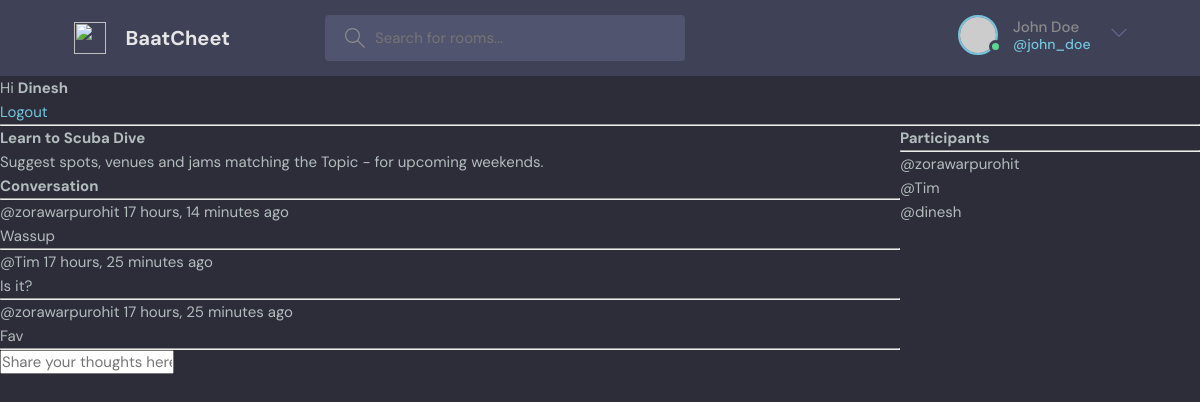
The app's page /room/14/ (signed in) with its own data.
### base/models.py (models this page shows, shortened)
class Room(models.Model):
    host = models.ForeignKey(User, on_delete=models.SET_NULL, null=True)
    topic = models.ForeignKey(Topic, on_delete=models.SET_NULL, null=True)
    name = models.CharField(max_length=200)
    description = models.TextField(null=True, blank=True)
    participants = models.ManyToManyField(User, related_name='participants', blank = True)
    updated = models.DateTimeField(auto_now=True)
    created = models.DateTimeField(auto_now_add=True)
    class Meta:
        ordering = ['-updated', '-created']

class Message(models.Model):
    user = models.ForeignKey(User, on_delete=models.CASCADE)
    room = models.ForeignKey(Room, on_delete=models.CASCADE)
    body = models.TextField()
    updated = models.DateTimeField(auto_now=True)
    created = models.DateTimeField(auto_now_add=True)
    class Meta:
        ordering = ['-updated', '-created']

### base/views.py (the view, shortened to what this page needs)
# urls.py: path('room/<str:id>/', views.room, name="room"),
def room(request, id):
    room = Room.objects.get(id=id)
    room_messages = room.message_set.all()
    participants = room.participants.all()
    room_data = {'room': room, 'room_messages': room_messages, 'participants':participants}
    return render(request, 'base/room.html', room_data)

### base/templates/base/room.html (shortened to what this page needs)
{% extends 'main.html' %}
{% block content %}
<div class="room-container">
   <div>
      <h1>
         {{room.name}}
      </h1>
      <p>{{room.description}}</p>
      <div class ="comment-wrapper">
         <h3>Conversation</h3>
         <hr>
         {%for message in room_messages %}
            <div>
               <small>@{{message.user}} {{message.created | timesince }} ago </small>
               <p>{{message.body}}</p>
               <hr>
            </div>
         {% endfor %}
      </div>
      {% if request.user.is_authenticated %}
      <div class="comment-form">
         <form method="POST" action="">
            <input type="text" name="body" placeholder="Share your thoughts here .." />
         </form>
      </div>
      {% endif %}
   </div>
   <div>
      <h3>Participants</h3>
      <hr>
      {% for user in participants %}
         <div>
            <p>@{{user.username}}</p>
         </div>
      {% endfor %}
   </div>
</div>
{% endblock  %}

### templates/navigation.html (shortened to what this page needs)
<header class="header header--loggedIn">
    <div class="container">
      <a href="{% url 'home' %}" class="header__logo">
        <img src="assets/logo.svg" />
        <h1>BaatCheet</h1>
      </a>
      <form class="header__search" method="GET" action="{% url 'home' %}">
        <label>
          <input name="q" placeholder="Search for rooms..." />
        </label>
      </form>
      <nav class="header__menu">
        <div class="header__user">
          <a href="profile.html">
            <div class="avatar avatar--medium active">
              <img src="https://randomuser.me/api/portraits/men/37.jpg" />
            </div>
            <p>John Doe <span>@john_doe</span></p>
          </a>
          <button class="dropdown-button">
            <svg version="1.1" xmlns="http://www.w3.org/2000/svg" width="32" height="32" viewBox="0 0 32 32">
              <title>chevron-down</title>
              <path d="M16 21l-13-13h-3l16 16 16-16h-3l-13 13z"></path>
            </svg>
          </button>
        </div>
      </nav>
    </div>
  </header>
{%if request.user.is_authenticated %}
<p>Hi <strong>{{request.user | capfirst }}</strong></p>
<a href="{% url 'logout' %}"> Logout </a>
{% else %}
<a href="{% url 'login' %}"> Login</a>
{% endif %}
<hr>

### static/styles/style.css (style rules this page uses)
:root { --color-main: #71c6dd; --color-main-light: #e1f6fb; --color-dark: #3f4156; --color-dark-medium: #51546e; --color-dark-light: #696d97; --color-light: #e5e5e5; --color-gray: #8b8b8b; --color-light-gray: #b2bdbd; --color-bg: #2d2d39; --color-success: #5dd693; --color-error: #fc4b0b; }
* { font-family: "DM Sans", -apple-system, BlinkMacSystemFont, "Segoe UI", Roboto, Oxygen, Ubuntu, Cantarell, "Open Sans", "Helvetica Neue", sans-serif; margin: 0; padding: 0; box-sizing: border-box; text-rendering: optimizeLegibility; font-size: inherit; }
html { font-size: 56.25%; }
@media only screen and (min-width: 1200px) { html { font-size: 62.5%; } }
body { line-height: 1.6; font-weight: 400; font-size: 1.5rem; color: var(--color-light-gray); background-color: var(--color-bg); min-height: 100vh; }
img { width: 100%; }
a { display: inline-block; color: var(--color-main); text-decoration: none; }
.container { max-width: 120rem; width: 90%; margin: auto; }
.avatar { position: relative; display: inline-block; border-radius: 50%; border: 2px solid var(--color-main); }
.avatar img { display: block; border-radius: 50%; object-fit: cover; object-position: center; }
.avatar::after { content: ""; display: block; position: absolute; background-color: var(--color-gray); z-index: 111; border-radius: 50%; border: 0.3rem solid var(--color-dark); }
.avatar.active::after { background-color: var(--color-success); }
.avatar.avatar--medium img { width: 3.6rem; height: 3.6rem; border-radius: 50%; }
.avatar.avatar--medium:after { width: 0.7rem; height: 0.7rem; bottom: 0px; right: -6px; }
.header { padding: 1.5rem; background-color: var(--color-dark); }
.header > .container { display: flex; gap: 9.5rem; }
.header__logo, .header__user { display: flex; gap: 2rem; align-items: center; }
.header__logo > img { height: 3.2rem; width: 3.2rem; }
.header__logo > h1 { font-weight: 700; font-size: 2rem; color: var(--color-light); }
.header__search > label { background-color: var(--color-dark-medium); padding: 1.3rem 1rem; display: flex; align-items: center; gap: 1rem; border-radius: 4px; }
.header__search svg { fill: var(--color-gray); width: 2rem; height: 2rem; margin-left: 1rem; }
.header__search input { width: 30rem; background: transparent; border: none; outline: none; color: var(--color-light); }
.header__menu { margin-left: auto; position: relative; }
.header__menu a { display: flex; gap: 1.5rem; align-items: center; font-weight: 500; text-decoration: none; color: var(--color-gray); }
.header__menu img { height: 3.6rem; }
.header__menu p { line-height: 1.2; }
.header__menu span { color: var(--color-main); font-weight: 500; font-size: 1.4rem; display: block; }
.header__menu svg { width: 1.6rem; height: 1.6rem; fill: var(--color-dark-light); }
.dropdown-button { background: transparent; border: 0; outline: 0; cursor: pointer; }

### base/templates/base/room.html (style rules this page uses)
.room-container { display: grid; grid-template-columns: 3fr 1fr }

### records on screen
Room: name "Learn to Scuba Dive", description "Suggest spots, venues and jams matching the Topic - for upcoming weekends."
Message: user "zorawarpurohit", created "17 hours, 14 minutes", body "Wassup"
Message: user "Tim", created "17 hours, 25 minutes", body "Is it?"
Message: user "zorawarpurohit", created "17 hours, 25 minutes", body "Fav"

### other values on screen
{{ request.user | capfirst }} "Dinesh"
{{ user.username }} "zorawarpurohit"
{{ user.username }} "Tim"
{{ user.username }} "dinesh"
